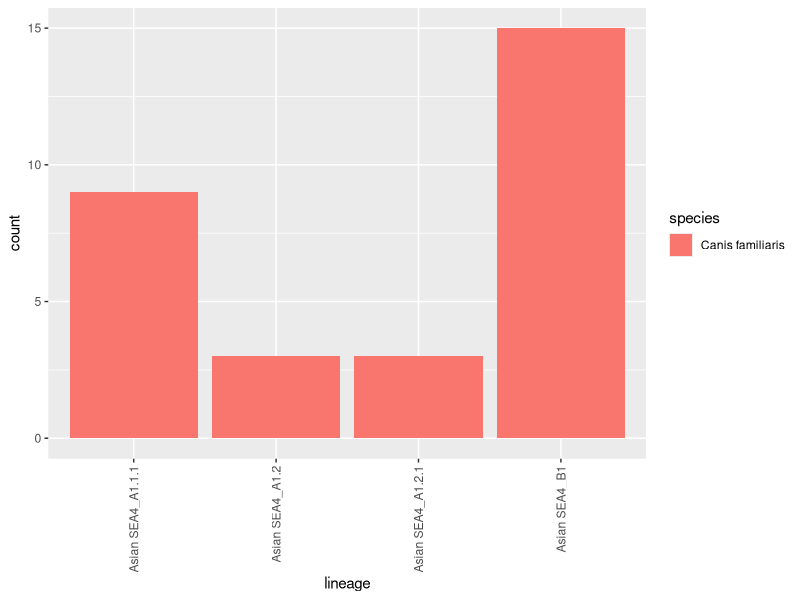
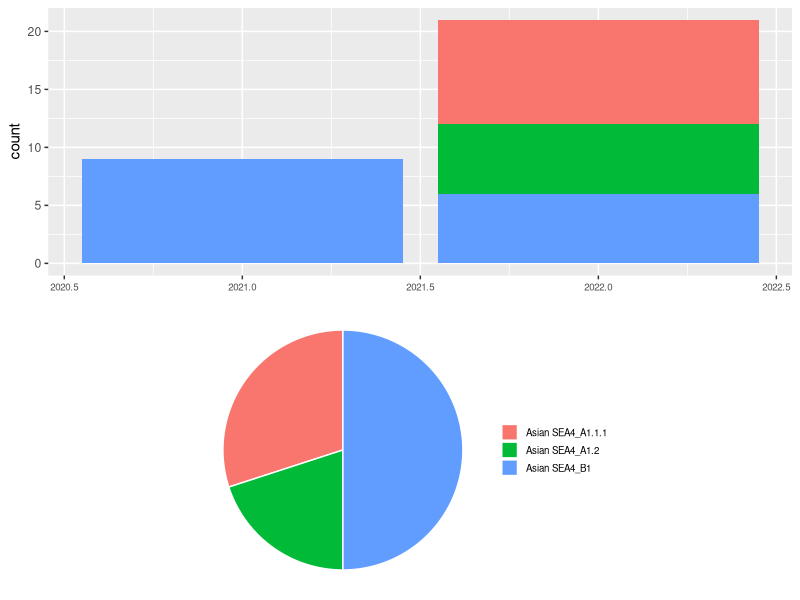

These charts were generated, in order, by the following R code:
## ---- chunk 1
knitr::opts_chunk$set(echo = TRUE)

## ---- chunk 2

library(dplyr)
library(ggplot2)
library(knitr)

sequence_data<-read.csv("sequence_data.csv")
metadata<-read.csv("metadata_4B.csv")

relevant_lineages<-read.csv("relevant_lineages.csv")

new_lineages<-read.csv("new_lineages.csv")

## ---- chunk 3

cat(paste("This study contains ", length(sequence_data$ID), " sequences from between ", min(sequence_data$year), " and ", max(sequence_data$year), ".", sep = ""))

cat(paste("This sequence data came from", length(unique(metadata$place)), "different places. "))

regions<-data.frame(region=unique(metadata$place), count=NA)

for (i in 1:length(regions$region)) {
  regions$count[i]<-length(which(metadata$place == regions$region[i]))
}

names(regions)<-c("Place", "Number of Sequences")

kable(regions, row.names=F)
## ---- chunk 4
cat(paste("This sequence data came from", length(unique(metadata$species)), "different hosts. "))

hosts<-data.frame(host=unique(metadata$species), count=NA)

for (i in 1:length(hosts$host)) {
  hosts$count[i]<-length(which(metadata$species == hosts$host[i]))
}

cat(paste(round(((hosts$count[grep("Canis familiaris", hosts$host)])/sum(hosts$count))*100, digits = 2)), "% of these are from dogs.", sep = "")

names(hosts)<-c("Host", "Number of Sequences")


kable(hosts, row.names=F)
## ---- chunk 5


ggplot(metadata, aes(x = lineage, fill = species)) + 
  geom_bar() +
  theme(axis.text.x = element_text(angle = 90, vjust = 0.5, hjust=1))
## ---- chunk 6
cat(paste("Overall", length(unique(sequence_data$lineage)), "lineages have been detected in this study.", (length(relevant_lineages$lineage)+length(new_lineages$lineage)) - length(unique(sequence_data$lineage)), "lineages are included here that have not been seen in this study, but are direct parents of lineages in this study, so are included for relevant evolutionary investigations."))

cat(paste("There are ", length(relevant_lineages$lineage), " existing lineages relevant to this study."))
kable(relevant_lineages[,-c(1,7)], row.names=F)
## ---- chunk 7
if(length(new_lineages) != 0) {
  cat(paste("There are ", length(new_lineages$lineage), " new lineages identified in this dataset."))
  kable(new_lineages[,-c(6)], row.names=F)
} else {
  cat(paste("There are no new lineages identified in this dataset."))
}
## ---- chunk 8
cat(paste("The sequences span ", as.integer(max(sequence_data$year)) - as.integer(min(sequence_data$year)), " years from ", min(sequence_data$year), " to ", max(sequence_data$year),". ", sep = ""))

getmode <- function(v) {
   uniqv <- unique(v)
   uniqv[which.max(tabulate(match(v, uniqv)))]
}

cat(paste("The year with the greatest number of sequences is ", getmode(sequence_data$year), " with ", length(which(sequence_data$year == getmode(sequence_data$year))), " sequences."))

cat(paste("The most prevalent lineage is ", getmode(sequence_data$lineage), " with ", length(which(sequence_data$lineage == getmode(sequence_data$lineage))), " sequences."))
## ---- chunk 9

data_sub<-sequence_data

graph<-ggplot(data_sub, aes(x = year, fill = lineage)) + 
  geom_bar() + theme(legend.position = "bottom") + theme(axis.text.x = element_text(size = 7)) + 
  theme(legend.position="none") +
  theme(axis.title.x=element_blank()) 
lin<-data.frame(table(data_sub$lineage))
names(lin)<-c("lineage", "count")
pie<-ggplot(lin, aes(x="", y=count, fill=lineage)) +
  geom_bar(stat="identity", width=1, color="white") +
  coord_polar("y", start=0) +
  theme_void()+   theme(legend.position="right") + theme(legend.text = element_text(size=7)) +theme(legend.key.size = unit(0.45,"cm"))+theme(legend.title = element_blank())
gridExtra::grid.arrange(graph,pie)
